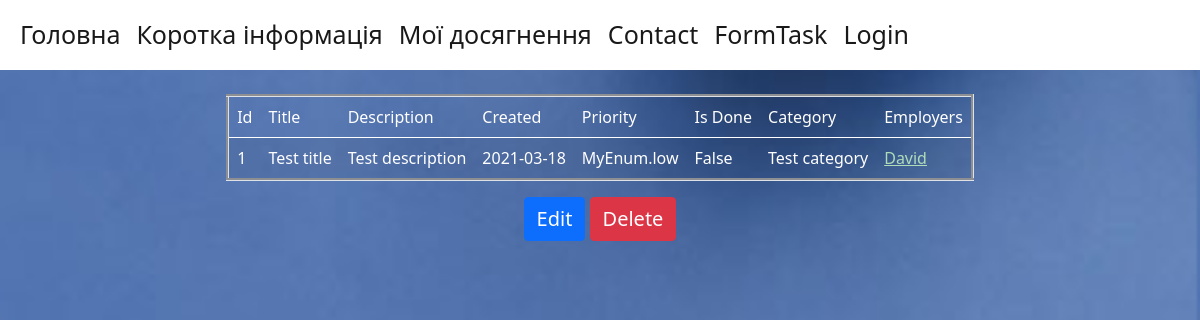
Before: /tasks_bp/task/1 with the older database file.
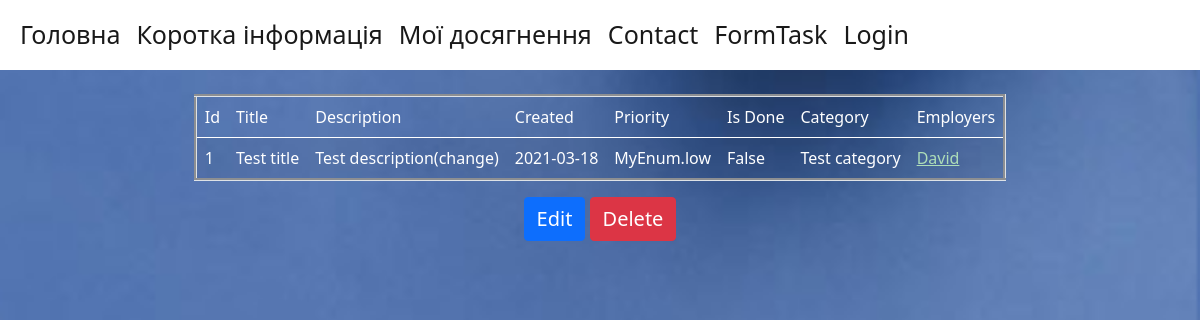
After: the same page with the newer database file.
### app/task/models.py (models this page shows, shortened)
class Task(db.Model):
    id = db.Column(db.Integer, primary_key=True)
    title = db.Column(db.String(80), nullable=False)
    description = db.Column(db.String(120), nullable=False)
    created = db.Column(db.Date,default=datetime.utcnow())
    priority = db.Column(db.Enum(MyEnum), default='low')
    is_done = db.Column(db.Boolean, default=False)
    category_id = db.Column(db.Integer, db.ForeignKey('category.id'))

### app/task/view.py (the view)
@task_bp.route('/task/<int:id>', methods=["GET", "POST"])
def task_show(id):
    task = Task.query.get_or_404(id)
    return render_template('task_show.html', task=task)

### app/task/templates/task/task_show.html (shortened to what this page needs)
{% extends "base.html" %}
{%block content%}
{%from "_render_field.html" import render_field%}
 <div class="form-wrapper" align="center">
     <br>
     <table class="table table-striped w-auto" border="3" align="center">
  <thead>
    <tr>
        <td class="table_form" scope="col">Id</td>
      <td class="table_form" scope="col">Title</td>
        <td class="table_form" scope="col">Description</td>
         <td class="table_form" scope="col">Created</td>
      <td class="table_form" scope="col">Priority</td>
        <td class="table_form" scope="col">Is Done</td>
        <td class="table_form" scope="col">Category</td>
          <td class="table_form" scope="col">Employers</td>
    </tr>
  </thead>
  <tbody>
  <tr>
      <td class="table_form">{{task.id}}</td>
       <td class="table_form">{{task.title}}</td>
      <td class="table_form">{{task.description}}</td>
      <td class="table_form">{{task.created}}</td>
       <td class="table_form">{{task.priority}}</td>
       <td class="table_form">{{task.is_done}}</td>
       <td class="table_form">{{task.category_backref.name}}</td>
      <td class="table_form">
           {% for empl in task.employee_backref %}
               <a class="href_in_background" href="{{url_for('task_bp_in.employee')}}/{{ empl.id }}">{{empl.name}}</a>
           {%endfor%}
       </td>
  </tr>
  </tbody>
</table>
     <a href="{{url_for('task_bp_in.task')}}/{{ task.id }}/update" class="btn btn-primary fs-5"> Edit </a>
     <a href="{{url_for('task_bp_in.task')}}/{{ task.id }}/delete" class="btn  btn-danger fs-5"> Delete </a>
</div>
{% endblock %}

Changed rows visible on the page:
changed Task "Test title": description "Test description" → "Test description(change)"
